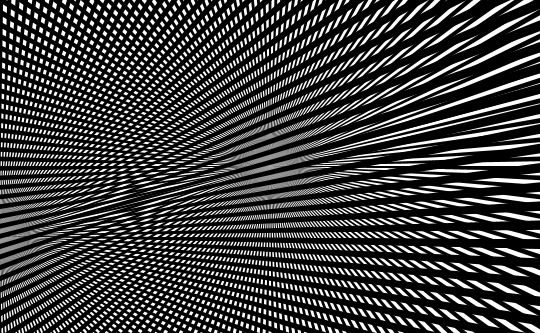
Frame 1 (no input)
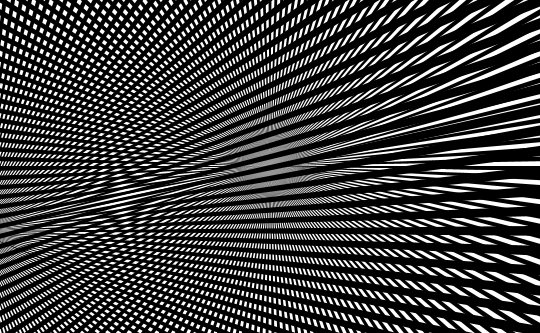
Frame 60 (the mouse pressed at the canvas centre just before this capture)
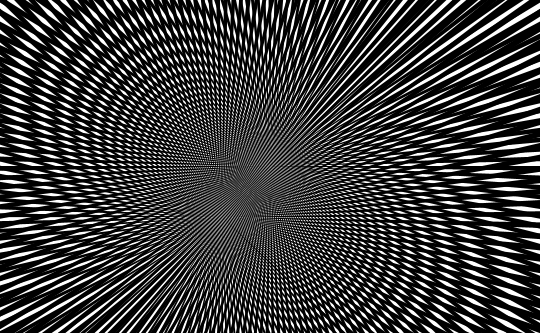
Frame 120 (the mouse held since frame 60 and released just before this capture)

The Processing sketch that drew these frames (run headless with seeded random() and noise(); from frame 60 on, the mouse is pressed at the canvas centre):

// Processing sketch: processing_18167
// ── processing_18167.pde

void setup(){
  size(540,333);
  smooth();
  noStroke();
}

void draw(){

  background(255);
  pushMatrix();
    translate(width/2,height/2);
    fill(0,0,0);
    drawStar();
  popMatrix();
 
  pushMatrix();
    translate(mouseX,height/2);
    rotate(TWO_PI * frameCount / 1000);
    translate(0,70);
    fill(0,0,0);
    drawStar();
  popMatrix();
  
}

void drawStar(){

  float r = 2000;
  int numSpokes = 180;
  
  for(int i = 0 ; i < numSpokes ; i++)
  {
    //0からPIまでやるよ
    float t0 = map(i,0,numSpokes-1,0,TWO_PI);
    //一回の処理で進むdeltaPi 
    float t1 = t0 + (TWO_PI / (2 * numSpokes) );
    arc(0,0,r,r,t0,t1);
  }
}
